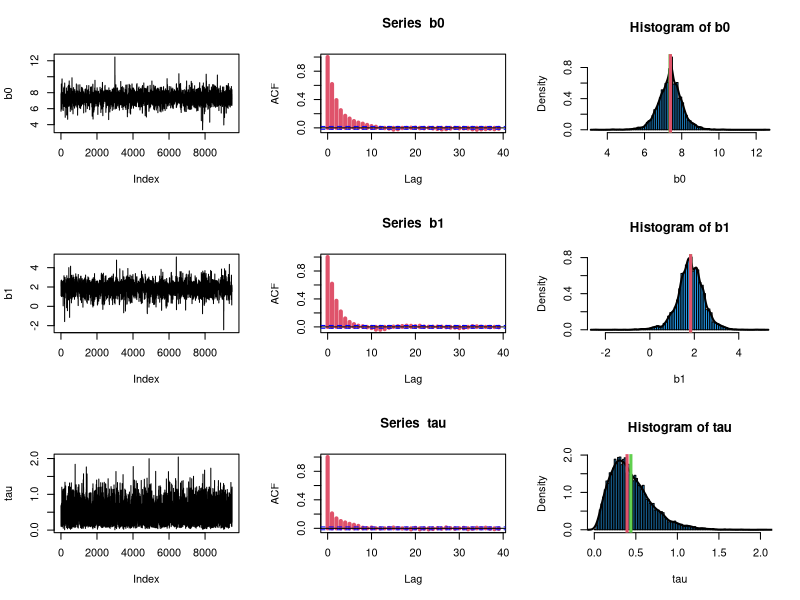

Write the R code that produced this figure.
# MetropRegHahnp85.R

# Linear regression using a random walk metropolis

# All we need is prior x likelihood

# see comments on following function in Hahn(2014), p.85
# prior*likelihood function:
logpost <<- function(b0,b1,tau) {
logpost1 <- ((n/2)-1)*log(tau)
resid <- y - b0 - b1*xdif
logpost2 <- -(tau/2) * sum(resid^2)
return(logpost1 + logpost2)
}

# data
y <- c(6,7,8,12,3,6,9,8)
x <- rep(c(1,2,3,4),2)
n <- length(y)
xdif <- x - mean(x)



# Metropolis algorithm
set.seed(12347)
n.iter <- 10000 
burnin <- 500
b0length <- 5; b1length <- 5  ### tuning parameters

tau <- b0 <- b1 <- rep(0,n.iter)

# initial values
tau[1] <- 0.5
b0[1] <- 0
b1[1] <- 0

b0accprob <- runif(n.iter,0,1)  # acceptance probs
b1accprob <- runif(n.iter,0,1)
b0acc <- b1acc <- 0  # tuning check

# uniform RW moves
b0move <- runif(n.iter,0,b0length) - b0length/2
b1move <- runif(n.iter,0,b1length) - b1length/2

# MC loop
for (i in 2:n.iter) {
  if(i%%10000==0) cat(i, " iterations complete", "\n")

# sample tau using Gibbs - try Metropolis for this step also!
  error <- (y - b0[i-1] - b1[i-1]*xdif)
  tau[i] <- rgamma(1, n/2, sum(error^2)/2)

# sample b0
  prop <- b0[i-1] + b0move[i]
  propratio <- exp(logpost(prop,b1[i-1],tau[i]) - 
                   logpost(b0[i-1],b1[i-1],tau[i]))

  if(propratio > b0accprob[i]) {
    b0[i] <- prop     # accept proposal
    b0acc <- b0acc + 1  } # count acceptances
  else {
    b0[i] <- b0[i-1]  } # reject proposal

# sample b1
  prop <- b1[i-1] + b1move[i]
  propratio <- exp(logpost(b0[i],prop,tau[i]) - 
                   logpost(b0[i],b1[i-1],tau[i]))

  if(propratio > b1accprob[i]) {
    b1[i] <- prop     # accept proposal
    b1acc <- b1acc + 1  } # count acceptances
  else {
    b1[i] <- b1[i-1]  } # reject proposal

}  # end of MCMC loop

# acceptance rates
b0acc/n.iter
b1acc/n.iter

# eliminate burnin 
b0 <- b0[burnin:n.iter]
b1 <- b1[burnin:n.iter]
tau <- tau[burnin:n.iter]

# posterior means and SDs
header <- cbind("param","mean","SD")
params <- rbind("b0","b1","tau")
results <- rbind(round(cbind(mean(b0),sd(b0)),digits=3),
             round(cbind(mean(b1),sd(b1)),digits=3),round(cbind(mean(tau),sd(tau)),digits=3))
results2 <- rbind(header,cbind(params,results))
noquote(results2)  # remove the quotation marks from the output

# OLS for comparison
summary(lm(y~xdif))

# mcmc resid. s.e.
mean(sqrt(1/tau))

# plot b0
par(mfrow=c(3,3))
plot(b0,type='l')
acf(b0,col=2,lwd=4)
hist(b0,freq=F,breaks=100,col=4)
lines(density(b0),lwd=2)
abline(v=mean(b0),col=3,lwd=3) # posterior mean
abline(v=median(b0),col=2,lwd=3) # posterior median

# plot b1
#par(mfrow=c(3,1))
plot(b1,type='l')
acf(b1,col=2,lwd=4)
hist(b1,freq=F,breaks=100,col=4)
lines(density(b1),lwd=2)
abline(v=mean(b1),col=3,lwd=3) # posterior mean
abline(v=median(b1),col=2,lwd=3) # posterior median

# plot tau
#par(mfrow=c(3,1))
plot(tau,type='l')
acf(tau,col=2,lwd=4)
hist(tau,freq=F,breaks=100,col=4)
lines(density(tau),lwd=2)
abline(v=mean(tau),col=3,lwd=3) # posterior mean
abline(v=median(tau),col=2,lwd=3) # posterior median

############################


